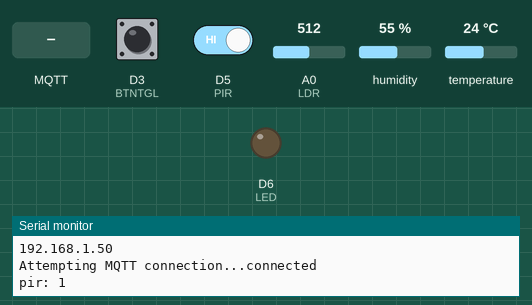
Simulated run of this program. Board: ESP8266 (Wemos D1 mini). Shown: output pins drawn as LEDs (lit = HIGH), the last lines printed to the serial monitor. Inputs (shaded band) come from the test bench; at power-on: D3 (BTNTGL) HIGH, D5 (PIR) HIGH, A0 (LDR) = 512, humidity 55 %, temperature 24 °C. WiFi joins after 1.5 s; servers stay silent unless stated; random numbers use the default seed unless the program sets one; no MQTT or app messages arrive unless stated.

Above: at 2.7 s.
2.8 s: MQTT message "t" arrives on the first subscribed topic
At 3.9 s:
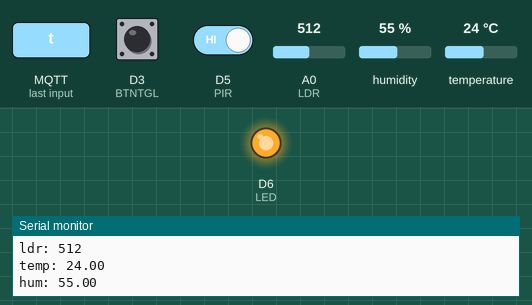
5.9 s: MQTT message "1" arrives on the first subscribed topic
At 6.3 s:
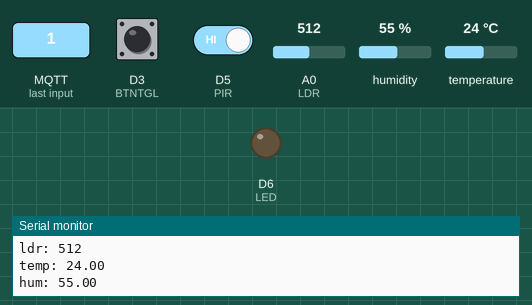
Timing chart, 0 to 8.9 s (numbered marks = the images above; inputs shaded):
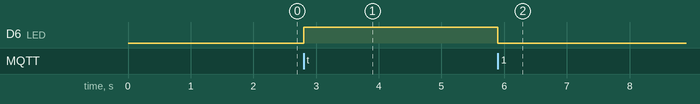

The program:

main.cpp
```cpp
#include <Arduino.h>
#include <ESP8266WiFi.h>
#include <SimpleDHT.h>
#include <PubSubClient.h>

#include "secrets.h"

#define LED D6
#define LDR A0
#define PIR D5
#define DHT D4
#define BTNTGL D3

#ifdef ENTRANCE
#define HOUSEIN D7
#define HOUSEOUT D2
#endif

#ifndef ROOMID
#define ROOMID 42
#endif

#define MSG_BUFFER_SIZE	(50)
#define PUBLISH_DELAY_MS (3000)

void publish_ldr();
void publish_pir();
void publish_dht();
void handle_switch();
#ifdef ENTRANCE
void publish_people();
#endif

const char* ssid        = SSID;
const char* password    = PASSWORD;
const char* mqtt_server = MQTT_SERVER;
const char* mqtt_user   = MQTT_USER;
const char* mqtt_pass   = MQTT_PASS;

WiFiClient sta;
PubSubClient client(sta);
#ifdef DHT11
SimpleDHT11 dht(DHT);
#endif
#ifdef DHT22
SimpleDHT22 dht(DHT);
#endif
unsigned long lastMsg = 0;
char msg[MSG_BUFFER_SIZE];
bool btntgl_last = digitalRead(BTNTGL);
bool pir_val_last = digitalRead(PIR);
#ifdef ENTRANCE
bool housein_last = digitalRead(HOUSEIN);
bool houseout_last = digitalRead(HOUSEOUT);
#endif

void setup_wifi() {

  delay(10);
  // We start by connecting to a WiFi network
  Serial.println();
  Serial.print("Connecting to ");
  Serial.println(ssid);

  WiFi.mode(WIFI_STA);
  WiFi.begin(ssid, password);

  while (WiFi.status() != WL_CONNECTED) {
    delay(500);
    Serial.print(".");
  }

  randomSeed(micros());

  Serial.println("");
  Serial.println("WiFi connected");
  Serial.println("IP address: ");
  Serial.println(WiFi.localIP());
}

void callback(char* topic, byte* payload, unsigned int length) {
  Serial.print("Message arrived [");
  Serial.print(topic);
  Serial.print("] ");
  for (unsigned int i = 0; i < length; i++) {
    Serial.print((char)payload[i]);
  }
  Serial.println();

  // Switch on the LED if an 1 was received as first character
  if ((char)payload[0] == 't') {
    digitalWrite(LED, HIGH);
  } else {
    digitalWrite(LED, LOW);
  }
}

void reconnect() {
  char topic[MSG_BUFFER_SIZE];
  snprintf(topic, MSG_BUFFER_SIZE, "rooms/%d/lamp_status", ROOMID);
  // Loop until we're reconnected
  while (!client.connected()) {
    Serial.print("Attempting MQTT connection...");
    // Create a random client ID
    String clientId = "ESP8266Client-";
    clientId += String(random(0xffff), HEX);
    // Attempt to connect
    if (client.connect(clientId.c_str(), mqtt_user, mqtt_pass)) {
      Serial.println("connected");
      // Once connected, publish an announcement...
      /////client.publish("outTopic", "hello world");
      // ... and resubscribe
      client.subscribe(topic);
    } else {
      Serial.print("failed, rc=");
      Serial.print(client.state());
      Serial.println(" try again in 5 seconds");
      // Wait 5 seconds before retrying
      delay(5000);
    }
  }
}

void setup() {
  pinMode(LED, OUTPUT);
  pinMode(LDR, INPUT);
  pinMode(PIR, INPUT);
  pinMode(BTNTGL, INPUT);
  #ifdef ENTRANCE
  pinMode(HOUSEIN, INPUT);
  pinMode(HOUSEOUT, INPUT);
  #endif
  Serial.begin(115200);
  setup_wifi();
  client.setServer(mqtt_server, 1883);
  client.setCallback(callback);
}

void loop() {

  if (!client.connected()) {
    reconnect();
  }
  client.loop();

  unsigned long now = millis();
  if (now - lastMsg > PUBLISH_DELAY_MS) {
    lastMsg = now;
    publish_ldr();
    publish_dht();
  }
  publish_pir();
  handle_switch();
  #ifdef ENTRANCE
  publish_people();
  #endif
}

void publish_ldr() {
  int ldr_val = 1024 - analogRead(LDR);
  char ldr_pub[MSG_BUFFER_SIZE];
  char topic[MSG_BUFFER_SIZE];

  snprintf(ldr_pub, MSG_BUFFER_SIZE, "%d", ldr_val);
  snprintf(topic, MSG_BUFFER_SIZE, "rooms/%d/light_sensor", ROOMID);

  client.publish(topic, ldr_pub);
  Serial.print("ldr: ");
  Serial.println(ldr_val);
}

void publish_pir() {
  char topic[MSG_BUFFER_SIZE];
  snprintf(topic, MSG_BUFFER_SIZE, "rooms/%d/presence_sensor", ROOMID);

  int pir_val = digitalRead(PIR);

  if (pir_val != pir_val_last) {
    pir_val_last = pir_val;

    if (pir_val) {
      client.publish(topic, "true");
    } else {
      client.publish(topic, "false");
    }

    Serial.print("pir: ");
    Serial.println(pir_val);
  }
}

void publish_dht() {
  #ifdef DHT11
  byte temperature_val = 0;
  byte humidity_val = 0;
  #endif
  #ifdef DHT22
  float temperature_val = 0;
  float humidity_val = 0;
  #endif
  char topicT[MSG_BUFFER_SIZE];
  char topicH[MSG_BUFFER_SIZE];
  snprintf(topicT, MSG_BUFFER_SIZE, "rooms/%d/temperature", ROOMID);
  snprintf(topicH, MSG_BUFFER_SIZE, "rooms/%d/humidity", ROOMID);

  char temperature_pub[MSG_BUFFER_SIZE];
  char humidity_pub[MSG_BUFFER_SIZE];

  int err = SimpleDHTErrSuccess;

  #ifdef DHT11
  if ((err = dht.read(DHT, &temperature_val, &humidity_val, NULL)) != SimpleDHTErrSuccess) {
    Serial.print("Read DHT11 failed.");
    return;
  }
  #endif
  #ifdef DHT22
  if ((err = dht.read2(DHT, &temperature_val, &humidity_val, NULL)) != SimpleDHTErrSuccess) {
    Serial.print("Read DHT22 failed.");
    return;
  }
  #endif

  snprintf(temperature_pub, MSG_BUFFER_SIZE, "%d", (int)temperature_val);
  snprintf(humidity_pub, MSG_BUFFER_SIZE, "%d", (int)humidity_val);

  client.publish(topicT, temperature_pub);
  client.publish(topicH, humidity_pub);

  Serial.print("temp: ");
  Serial.println(temperature_val);
  Serial.print("hum: ");
  Serial.println(humidity_val);
}

void handle_switch() {
  bool btntgl = !digitalRead(BTNTGL);
  char topic[MSG_BUFFER_SIZE];
  snprintf(topic, MSG_BUFFER_SIZE, "rooms/%d/switch_toggle", ROOMID);

  if (btntgl != btntgl_last) {
    btntgl_last = btntgl;
    if (btntgl) {
      Serial.println("Switch toggle");
      client.publish(topic, "true");
    }
    // Serial.println(topic);
  }
}

#ifdef ENTRANCE
void publish_people() {
  bool housein = !digitalRead(HOUSEIN);
  bool houseout = !digitalRead(HOUSEOUT);

  if (housein != housein_last) {
    housein_last = housein;
    if (housein) {
      Serial.println("Add person");
      client.publish("house/people/add", "true");
    }
  }

  if (houseout != houseout_last) {
    houseout_last = houseout;
    if (houseout) {
      Serial.println("Remove person");
      client.publish("house/people/remove", "true");
    }
  }
}
#endif
```

secrets.h
```cpp
const char* SSID        = "SmartHome";
const char* PASSWORD    = "smarthome123";
const char* MQTT_SERVER = "10.42.0.1";
const char* MQTT_USER   = "user";
const char* MQTT_PASS   = "user";
```

Measured:
- after the input at 2.8 s, D6 (LED): LOW → HIGH at once
- after the input at 5.9 s, D6 (LED): HIGH → LOW at once
